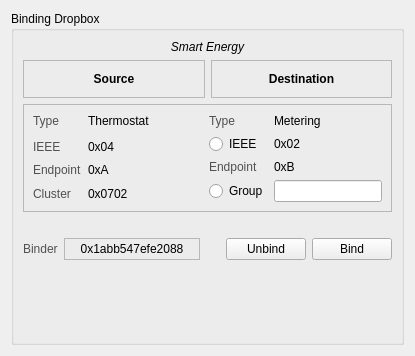
<?xml version="1.0" encoding="UTF-8"?>
<ui version="4.0">
 <class>zmBindDropbox</class>
 <widget class="QWidget" name="zmBindDropbox">
  <property name="geometry">
   <rect>
    <x>0</x>
    <y>0</y>
    <width>415</width>
    <height>356</height>
   </rect>
  </property>
  <property name="windowTitle">
   <string>Form</string>
  </property>
  <layout class="QVBoxLayout" name="verticalLayout_2">
   <item>
    <widget class="QGroupBox" name="groupBox">
     <property name="title">
      <string>Binding Dropbox</string>
     </property>
     <property name="flat">
      <bool>false</bool>
     </property>
     <property name="checkable">
      <bool>false</bool>
     </property>
     <layout class="QVBoxLayout" name="verticalLayout">
      <item>
       <widget class="QLabel" name="profile">
        <property name="font">
         <font>
          <weight>50</weight>
          <italic>true</italic>
          <bold>false</bold>
         </font>
        </property>
        <property name="frameShape">
         <enum>QFrame::NoFrame</enum>
        </property>
        <property name="frameShadow">
         <enum>QFrame::Plain</enum>
        </property>
        <property name="text">
         <string>Smart Energy</string>
        </property>
        <property name="alignment">
         <set>Qt::AlignCenter</set>
        </property>
       </widget>
      </item>
      <item>
       <layout class="QHBoxLayout" name="horizontalLayout">
        <item>
         <widget class="QLabel" name="srcDropTarget">
          <property name="sizePolicy">
           <sizepolicy hsizetype="Preferred" vsizetype="Preferred">
            <horstretch>0</horstretch>
            <verstretch>0</verstretch>
           </sizepolicy>
          </property>
          <property name="minimumSize">
           <size>
            <width>0</width>
            <height>38</height>
           </size>
          </property>
          <property name="font">
           <font>
            <weight>75</weight>
            <bold>true</bold>
           </font>
          </property>
          <property name="toolTip">
           <string>&lt;!DOCTYPE HTML PUBLIC &quot;-//W3C//DTD HTML 4.0//EN&quot; &quot;http://www.w3.org/TR/REC-html40/strict.dtd&quot;&gt;
&lt;html&gt;&lt;head&gt;&lt;meta name=&quot;qrichtext&quot; content=&quot;1&quot; /&gt;&lt;style type=&quot;text/css&quot;&gt;
p, li { white-space: pre-wrap; }
&lt;/style&gt;&lt;/head&gt;&lt;body style=&quot; font-family:'Sans Serif'; font-size:9pt; font-weight:600; font-style:normal;&quot;&gt;
&lt;table border=&quot;0&quot; style=&quot;-qt-table-type: root; margin-top:4px; margin-bottom:4px; margin-left:4px; margin-right:4px;&quot;&gt;
&lt;tr&gt;
&lt;td style=&quot;border: none;&quot;&gt;
&lt;p style=&quot; margin-top:0px; margin-bottom:0px; margin-left:0px; margin-right:0px; -qt-block-indent:0; text-indent:0px;&quot;&gt;&lt;span style=&quot; font-weight:400;&quot;&gt;Drop a &lt;/span&gt;cluster&lt;span style=&quot; font-weight:400;&quot;&gt; here to specify th&lt;/span&gt;&lt;span style=&quot; font-weight:400; font-style:italic;&quot;&gt;e &lt;/span&gt;&lt;span style=&quot; font-weight:400;&quot;&gt;source&lt;/span&gt;&lt;span style=&quot; font-weight:400; font-style:italic;&quot;&gt; &lt;/span&gt;&lt;span style=&quot; font-weight:400;&quot;&gt;of the binding&lt;/span&gt;&lt;span style=&quot; font-weight:400;&quot;&gt;.&lt;/span&gt;&lt;/p&gt;&lt;/td&gt;&lt;/tr&gt;&lt;/table&gt;&lt;/body&gt;&lt;/html&gt;</string>
          </property>
          <property name="frameShape">
           <enum>QFrame::StyledPanel</enum>
          </property>
          <property name="frameShadow">
           <enum>QFrame::Plain</enum>
          </property>
          <property name="text">
           <string>Source</string>
          </property>
          <property name="alignment">
           <set>Qt::AlignCenter</set>
          </property>
         </widget>
        </item>
        <item>
         <widget class="QLabel" name="dstDropTarget">
          <property name="minimumSize">
           <size>
            <width>0</width>
            <height>38</height>
           </size>
          </property>
          <property name="font">
           <font>
            <weight>75</weight>
            <bold>true</bold>
           </font>
          </property>
          <property name="toolTip">
           <string>&lt;!DOCTYPE HTML PUBLIC &quot;-//W3C//DTD HTML 4.0//EN&quot; &quot;http://www.w3.org/TR/REC-html40/strict.dtd&quot;&gt;
&lt;html&gt;&lt;head&gt;&lt;meta name=&quot;qrichtext&quot; content=&quot;1&quot; /&gt;&lt;style type=&quot;text/css&quot;&gt;
p, li { white-space: pre-wrap; }
&lt;/style&gt;&lt;/head&gt;&lt;body style=&quot; font-family:'Sans Serif'; font-size:9pt; font-weight:600; font-style:normal;&quot;&gt;
&lt;table style=&quot;-qt-table-type: root; margin-top:4px; margin-bottom:4px; margin-left:4px; margin-right:4px;&quot;&gt;
&lt;tr&gt;
&lt;td style=&quot;border: none;&quot;&gt;
&lt;p style=&quot; margin-top:0px; margin-bottom:0px; margin-left:0px; margin-right:0px; -qt-block-indent:0; text-indent:0px;&quot;&gt;&lt;span style=&quot; font-weight:400;&quot;&gt;Drop a &lt;/span&gt;endpoint&lt;span style=&quot; font-weight:400;&quot;&gt; or &lt;/span&gt;group&lt;span style=&quot; font-weight:400;&quot;&gt; here to specify the destination of the binding.&lt;/span&gt;&lt;/p&gt;&lt;/td&gt;&lt;/tr&gt;&lt;/table&gt;&lt;/body&gt;&lt;/html&gt;</string>
          </property>
          <property name="frameShape">
           <enum>QFrame::StyledPanel</enum>
          </property>
          <property name="frameShadow">
           <enum>QFrame::Plain</enum>
          </property>
          <property name="lineWidth">
           <number>1</number>
          </property>
          <property name="text">
           <string>Destination</string>
          </property>
          <property name="alignment">
           <set>Qt::AlignCenter</set>
          </property>
         </widget>
        </item>
       </layout>
      </item>
      <item>
       <widget class="QFrame" name="frame">
        <property name="frameShape">
         <enum>QFrame::StyledPanel</enum>
        </property>
        <property name="frameShadow">
         <enum>QFrame::Plain</enum>
        </property>
        <layout class="QHBoxLayout" name="horizontalLayout_3">
         <item>
          <layout class="QGridLayout" name="gridLayout">
           <item row="0" column="0">
            <widget class="QLabel" name="label">
             <property name="sizePolicy">
              <sizepolicy hsizetype="Preferred" vsizetype="Preferred">
               <horstretch>0</horstretch>
               <verstretch>0</verstretch>
              </sizepolicy>
             </property>
             <property name="palette">
              <palette>
               <active>
                <colorrole role="WindowText">
                 <brush brushstyle="SolidPattern">
                  <color alpha="255">
                   <red>80</red>
                   <green>80</green>
                   <blue>80</blue>
                  </color>
                 </brush>
                </colorrole>
               </active>
               <inactive>
                <colorrole role="WindowText">
                 <brush brushstyle="SolidPattern">
                  <color alpha="255">
                   <red>80</red>
                   <green>80</green>
                   <blue>80</blue>
                  </color>
                 </brush>
                </colorrole>
               </inactive>
               <disabled>
                <colorrole role="WindowText">
                 <brush brushstyle="SolidPattern">
                  <color alpha="255">
                   <red>141</red>
                   <green>138</green>
                   <blue>136</blue>
                  </color>
                 </brush>
                </colorrole>
               </disabled>
              </palette>
             </property>
             <property name="text">
              <string>Type</string>
             </property>
             <property name="alignment">
              <set>Qt::AlignLeading|Qt::AlignLeft|Qt::AlignTop</set>
             </property>
            </widget>
           </item>
           <item row="0" column="1">
            <widget class="QLabel" name="srcDeviceType">
             <property name="sizePolicy">
              <sizepolicy hsizetype="Preferred" vsizetype="Preferred">
               <horstretch>0</horstretch>
               <verstretch>0</verstretch>
              </sizepolicy>
             </property>
             <property name="text">
              <string>Thermostat</string>
             </property>
             <property name="alignment">
              <set>Qt::AlignLeading|Qt::AlignLeft|Qt::AlignTop</set>
             </property>
             <property name="wordWrap">
              <bool>true</bool>
             </property>
            </widget>
           </item>
           <item row="1" column="0">
            <widget class="QLabel" name="label_3">
             <property name="sizePolicy">
              <sizepolicy hsizetype="Preferred" vsizetype="Preferred">
               <horstretch>0</horstretch>
               <verstretch>0</verstretch>
              </sizepolicy>
             </property>
             <property name="palette">
              <palette>
               <active>
                <colorrole role="WindowText">
                 <brush brushstyle="SolidPattern">
                  <color alpha="255">
                   <red>80</red>
                   <green>80</green>
                   <blue>80</blue>
                  </color>
                 </brush>
                </colorrole>
               </active>
               <inactive>
                <colorrole role="WindowText">
                 <brush brushstyle="SolidPattern">
                  <color alpha="255">
                   <red>80</red>
                   <green>80</green>
                   <blue>80</blue>
                  </color>
                 </brush>
                </colorrole>
               </inactive>
               <disabled>
                <colorrole role="WindowText">
                 <brush brushstyle="SolidPattern">
                  <color alpha="255">
                   <red>141</red>
                   <green>138</green>
                   <blue>136</blue>
                  </color>
                 </brush>
                </colorrole>
               </disabled>
              </palette>
             </property>
             <property name="text">
              <string>IEEE</string>
             </property>
            </widget>
           </item>
           <item row="1" column="1">
            <widget class="QLabel" name="srcExtAddress">
             <property name="sizePolicy">
              <sizepolicy hsizetype="Expanding" vsizetype="Preferred">
               <horstretch>0</horstretch>
               <verstretch>0</verstretch>
              </sizepolicy>
             </property>
             <property name="text">
              <string>0x04</string>
             </property>
            </widget>
           </item>
           <item row="2" column="0">
            <widget class="QLabel" name="label_5">
             <property name="sizePolicy">
              <sizepolicy hsizetype="Preferred" vsizetype="Preferred">
               <horstretch>0</horstretch>
               <verstretch>0</verstretch>
              </sizepolicy>
             </property>
             <property name="palette">
              <palette>
               <active>
                <colorrole role="WindowText">
                 <brush brushstyle="SolidPattern">
                  <color alpha="255">
                   <red>80</red>
                   <green>80</green>
                   <blue>80</blue>
                  </color>
                 </brush>
                </colorrole>
               </active>
               <inactive>
                <colorrole role="WindowText">
                 <brush brushstyle="SolidPattern">
                  <color alpha="255">
                   <red>80</red>
                   <green>80</green>
                   <blue>80</blue>
                  </color>
                 </brush>
                </colorrole>
               </inactive>
               <disabled>
                <colorrole role="WindowText">
                 <brush brushstyle="SolidPattern">
                  <color alpha="255">
                   <red>141</red>
                   <green>138</green>
                   <blue>136</blue>
                  </color>
                 </brush>
                </colorrole>
               </disabled>
              </palette>
             </property>
             <property name="text">
              <string>Endpoint</string>
             </property>
            </widget>
           </item>
           <item row="2" column="1">
            <widget class="QLabel" name="srcEndpoint">
             <property name="sizePolicy">
              <sizepolicy hsizetype="Expanding" vsizetype="Preferred">
               <horstretch>0</horstretch>
               <verstretch>0</verstretch>
              </sizepolicy>
             </property>
             <property name="text">
              <string>0xA</string>
             </property>
            </widget>
           </item>
           <item row="3" column="0">
            <widget class="QLabel" name="label_4">
             <property name="sizePolicy">
              <sizepolicy hsizetype="Preferred" vsizetype="Preferred">
               <horstretch>0</horstretch>
               <verstretch>0</verstretch>
              </sizepolicy>
             </property>
             <property name="palette">
              <palette>
               <active>
                <colorrole role="WindowText">
                 <brush brushstyle="SolidPattern">
                  <color alpha="255">
                   <red>80</red>
                   <green>80</green>
                   <blue>80</blue>
                  </color>
                 </brush>
                </colorrole>
               </active>
               <inactive>
                <colorrole role="WindowText">
                 <brush brushstyle="SolidPattern">
                  <color alpha="255">
                   <red>80</red>
                   <green>80</green>
                   <blue>80</blue>
                  </color>
                 </brush>
                </colorrole>
               </inactive>
               <disabled>
                <colorrole role="WindowText">
                 <brush brushstyle="SolidPattern">
                  <color alpha="255">
                   <red>141</red>
                   <green>138</green>
                   <blue>136</blue>
                  </color>
                 </brush>
                </colorrole>
               </disabled>
              </palette>
             </property>
             <property name="text">
              <string>Cluster</string>
             </property>
            </widget>
           </item>
           <item row="3" column="1">
            <widget class="QLabel" name="srcCluster">
             <property name="sizePolicy">
              <sizepolicy hsizetype="Expanding" vsizetype="Preferred">
               <horstretch>0</horstretch>
               <verstretch>0</verstretch>
              </sizepolicy>
             </property>
             <property name="text">
              <string>0x0702</string>
             </property>
            </widget>
           </item>
          </layout>
         </item>
         <item>
          <spacer name="horizontalSpacer_2">
           <property name="orientation">
            <enum>Qt::Horizontal</enum>
           </property>
           <property name="sizeHint" stdset="0">
            <size>
             <width>53</width>
             <height>20</height>
            </size>
           </property>
          </spacer>
         </item>
         <item>
          <layout class="QGridLayout" name="gridLayout_2">
           <item row="0" column="0">
            <widget class="QLabel" name="label_2">
             <property name="sizePolicy">
              <sizepolicy hsizetype="Preferred" vsizetype="Preferred">
               <horstretch>0</horstretch>
               <verstretch>0</verstretch>
              </sizepolicy>
             </property>
             <property name="palette">
              <palette>
               <active>
                <colorrole role="WindowText">
                 <brush brushstyle="SolidPattern">
                  <color alpha="255">
                   <red>80</red>
                   <green>80</green>
                   <blue>80</blue>
                  </color>
                 </brush>
                </colorrole>
               </active>
               <inactive>
                <colorrole role="WindowText">
                 <brush brushstyle="SolidPattern">
                  <color alpha="255">
                   <red>80</red>
                   <green>80</green>
                   <blue>80</blue>
                  </color>
                 </brush>
                </colorrole>
               </inactive>
               <disabled>
                <colorrole role="WindowText">
                 <brush brushstyle="SolidPattern">
                  <color alpha="255">
                   <red>141</red>
                   <green>138</green>
                   <blue>136</blue>
                  </color>
                 </brush>
                </colorrole>
               </disabled>
              </palette>
             </property>
             <property name="text">
              <string>Type</string>
             </property>
             <property name="alignment">
              <set>Qt::AlignLeading|Qt::AlignLeft|Qt::AlignTop</set>
             </property>
            </widget>
           </item>
           <item row="0" column="1">
            <widget class="QLabel" name="dstDeviceType">
             <property name="sizePolicy">
              <sizepolicy hsizetype="Preferred" vsizetype="Preferred">
               <horstretch>0</horstretch>
               <verstretch>0</verstretch>
              </sizepolicy>
             </property>
             <property name="text">
              <string>Metering</string>
             </property>
             <property name="alignment">
              <set>Qt::AlignLeading|Qt::AlignLeft|Qt::AlignTop</set>
             </property>
             <property name="wordWrap">
              <bool>true</bool>
             </property>
            </widget>
           </item>
           <item row="1" column="0">
            <widget class="QRadioButton" name="ieeeRadioButton">
             <property name="text">
              <string>IEEE</string>
             </property>
            </widget>
           </item>
           <item row="1" column="1">
            <widget class="QLabel" name="dstExtAddress">
             <property name="sizePolicy">
              <sizepolicy hsizetype="Expanding" vsizetype="Preferred">
               <horstretch>0</horstretch>
               <verstretch>0</verstretch>
              </sizepolicy>
             </property>
             <property name="text">
              <string>0x02</string>
             </property>
            </widget>
           </item>
           <item row="2" column="0">
            <widget class="QLabel" name="label_7">
             <property name="palette">
              <palette>
               <active>
                <colorrole role="WindowText">
                 <brush brushstyle="SolidPattern">
                  <color alpha="255">
                   <red>80</red>
                   <green>80</green>
                   <blue>80</blue>
                  </color>
                 </brush>
                </colorrole>
               </active>
               <inactive>
                <colorrole role="WindowText">
                 <brush brushstyle="SolidPattern">
                  <color alpha="255">
                   <red>80</red>
                   <green>80</green>
                   <blue>80</blue>
                  </color>
                 </brush>
                </colorrole>
               </inactive>
               <disabled>
                <colorrole role="WindowText">
                 <brush brushstyle="SolidPattern">
                  <color alpha="255">
                   <red>141</red>
                   <green>138</green>
                   <blue>136</blue>
                  </color>
                 </brush>
                </colorrole>
               </disabled>
              </palette>
             </property>
             <property name="text">
              <string>Endpoint</string>
             </property>
            </widget>
           </item>
           <item row="2" column="1">
            <widget class="QLabel" name="dstEndpoint">
             <property name="sizePolicy">
              <sizepolicy hsizetype="Expanding" vsizetype="Preferred">
               <horstretch>0</horstretch>
               <verstretch>0</verstretch>
              </sizepolicy>
             </property>
             <property name="text">
              <string>0xB</string>
             </property>
            </widget>
           </item>
           <item row="3" column="0">
            <widget class="QRadioButton" name="groupRadioButton">
             <property name="text">
              <string>Group</string>
             </property>
            </widget>
           </item>
           <item row="3" column="1">
            <widget class="QLineEdit" name="groupAddressLineEdit"/>
           </item>
          </layout>
         </item>
        </layout>
       </widget>
      </item>
      <item>
       <widget class="QLabel" name="statusLabel">
        <property name="font">
         <font>
          <weight>75</weight>
          <bold>true</bold>
         </font>
        </property>
        <property name="text">
         <string/>
        </property>
        <property name="alignment">
         <set>Qt::AlignCenter</set>
        </property>
       </widget>
      </item>
      <item>
       <layout class="QHBoxLayout" name="horizontalLayout_2">
        <item>
         <widget class="QLabel" name="label_10">
          <property name="palette">
           <palette>
            <active>
             <colorrole role="WindowText">
              <brush brushstyle="SolidPattern">
               <color alpha="255">
                <red>80</red>
                <green>80</green>
                <blue>80</blue>
               </color>
              </brush>
             </colorrole>
            </active>
            <inactive>
             <colorrole role="WindowText">
              <brush brushstyle="SolidPattern">
               <color alpha="255">
                <red>80</red>
                <green>80</green>
                <blue>80</blue>
               </color>
              </brush>
             </colorrole>
            </inactive>
            <disabled>
             <colorrole role="WindowText">
              <brush brushstyle="SolidPattern">
               <color alpha="255">
                <red>141</red>
                <green>138</green>
                <blue>136</blue>
               </color>
              </brush>
             </colorrole>
            </disabled>
           </palette>
          </property>
          <property name="frameShape">
           <enum>QFrame::NoFrame</enum>
          </property>
          <property name="frameShadow">
           <enum>QFrame::Plain</enum>
          </property>
          <property name="text">
           <string>Binder</string>
          </property>
         </widget>
        </item>
        <item>
         <widget class="QLabel" name="binderExtAddress">
          <property name="sizePolicy">
           <sizepolicy hsizetype="Expanding" vsizetype="Preferred">
            <horstretch>0</horstretch>
            <verstretch>0</verstretch>
           </sizepolicy>
          </property>
          <property name="toolTip">
           <string>&lt;!DOCTYPE HTML PUBLIC &quot;-//W3C//DTD HTML 4.0//EN&quot; &quot;http://www.w3.org/TR/REC-html40/strict.dtd&quot;&gt;
&lt;html&gt;&lt;head&gt;&lt;meta name=&quot;qrichtext&quot; content=&quot;1&quot; /&gt;&lt;style type=&quot;text/css&quot;&gt;
p, li { white-space: pre-wrap; }
&lt;/style&gt;&lt;/head&gt;&lt;body style=&quot; font-family:'Sans Serif'; font-size:9pt; font-weight:400; font-style:normal;&quot;&gt;
&lt;table border=&quot;0&quot; style=&quot;-qt-table-type: root; margin-top:4px; margin-bottom:4px; margin-left:4px; margin-right:4px;&quot;&gt;
&lt;tr&gt;
&lt;td style=&quot;border: none;&quot;&gt;
&lt;p style=&quot; margin-top:0px; margin-bottom:0px; margin-left:0px; margin-right:0px; -qt-block-indent:0; text-indent:0px;&quot;&gt;The binder is the device which manages the binding table. By default this is the &lt;span style=&quot; font-weight:600;&quot;&gt;source&lt;/span&gt; but you are free to drop any &lt;span style=&quot; font-weight:600;&quot;&gt;endpoint&lt;/span&gt; here to specify another device.&lt;/p&gt;&lt;/td&gt;&lt;/tr&gt;&lt;/table&gt;&lt;/body&gt;&lt;/html&gt;</string>
          </property>
          <property name="frameShape">
           <enum>QFrame::StyledPanel</enum>
          </property>
          <property name="frameShadow">
           <enum>QFrame::Raised</enum>
          </property>
          <property name="text">
           <string>0x1abb547efe2088</string>
          </property>
          <property name="alignment">
           <set>Qt::AlignCenter</set>
          </property>
         </widget>
        </item>
        <item>
         <spacer name="horizontalSpacer">
          <property name="orientation">
           <enum>Qt::Horizontal</enum>
          </property>
          <property name="sizeType">
           <enum>QSizePolicy::Preferred</enum>
          </property>
          <property name="sizeHint" stdset="0">
           <size>
            <width>20</width>
            <height>20</height>
           </size>
          </property>
         </spacer>
        </item>
        <item>
         <widget class="QPushButton" name="unbindButton">
          <property name="text">
           <string>Unbind</string>
          </property>
         </widget>
        </item>
        <item>
         <widget class="QPushButton" name="bindButton">
          <property name="text">
           <string>Bind</string>
          </property>
         </widget>
        </item>
       </layout>
      </item>
      <item>
       <spacer name="verticalSpacer">
        <property name="orientation">
         <enum>Qt::Vertical</enum>
        </property>
        <property name="sizeHint" stdset="0">
         <size>
          <width>17</width>
          <height>50</height>
         </size>
        </property>
       </spacer>
      </item>
     </layout>
    </widget>
   </item>
  </layout>
 </widget>
 <resources/>
 <connections/>
</ui>
